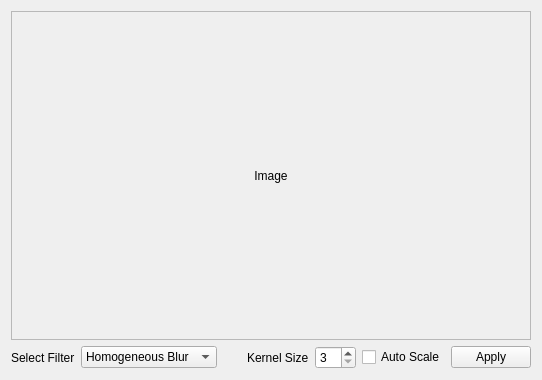
<?xml version="1.0" encoding="UTF-8"?>
<ui version="4.0">
 <class>Filter</class>
 <widget class="QWidget" name="Filter">
  <property name="geometry">
   <rect>
    <x>0</x>
    <y>0</y>
    <width>542</width>
    <height>380</height>
   </rect>
  </property>
  <property name="windowTitle">
   <string>Form</string>
  </property>
  <layout class="QGridLayout" name="gridLayout_2">
   <item row="0" column="0">
    <widget class="QScrollArea" name="filteredImageScrollArea">
     <property name="widgetResizable">
      <bool>true</bool>
     </property>
     <widget class="QWidget" name="scrollAreaWidgetContents">
      <property name="geometry">
       <rect>
        <x>0</x>
        <y>0</y>
        <width>522</width>
        <height>329</height>
       </rect>
      </property>
      <layout class="QGridLayout" name="gridLayout">
       <item row="0" column="0">
        <widget class="QLabel" name="filteredImage">
         <property name="text">
          <string>Image</string>
         </property>
         <property name="alignment">
          <set>Qt::AlignCenter</set>
         </property>
        </widget>
       </item>
      </layout>
     </widget>
    </widget>
   </item>
   <item row="1" column="0">
    <layout class="QHBoxLayout" name="horizontalLayout">
     <item>
      <widget class="QLabel" name="selectFilter">
       <property name="text">
        <string>Select Filter</string>
       </property>
      </widget>
     </item>
     <item>
      <widget class="QComboBox" name="filterComboBox">
       <property name="sizePolicy">
        <sizepolicy hsizetype="Preferred" vsizetype="Maximum">
         <horstretch>0</horstretch>
         <verstretch>0</verstretch>
        </sizepolicy>
       </property>
       <property name="minimumSize">
        <size>
         <width>0</width>
         <height>0</height>
        </size>
       </property>
       <item>
        <property name="text">
         <string>Homogeneous Blur</string>
        </property>
       </item>
       <item>
        <property name="text">
         <string>Gaussian Blur</string>
        </property>
       </item>
       <item>
        <property name="text">
         <string>Median Blur</string>
        </property>
       </item>
       <item>
        <property name="text">
         <string>Bilateral Filter</string>
        </property>
       </item>
      </widget>
     </item>
     <item>
      <spacer name="horizontalSpacer">
       <property name="orientation">
        <enum>Qt::Horizontal</enum>
       </property>
       <property name="sizeHint" stdset="0">
        <size>
         <width>40</width>
         <height>20</height>
        </size>
       </property>
      </spacer>
     </item>
     <item>
      <widget class="QLabel" name="spinBoxLabel">
       <property name="text">
        <string>Kernel Size</string>
       </property>
      </widget>
     </item>
     <item>
      <widget class="QSpinBox" name="valueSpinBox">
       <property name="minimum">
        <number>3</number>
       </property>
       <property name="singleStep">
        <number>2</number>
       </property>
      </widget>
     </item>
     <item>
      <widget class="QCheckBox" name="autoScaleCheckBox">
       <property name="text">
        <string>Auto Scale</string>
       </property>
      </widget>
     </item>
     <item>
      <widget class="QPushButton" name="applyButton">
       <property name="text">
        <string>Apply</string>
       </property>
      </widget>
     </item>
    </layout>
   </item>
  </layout>
 </widget>
 <resources/>
 <connections/>
</ui>
